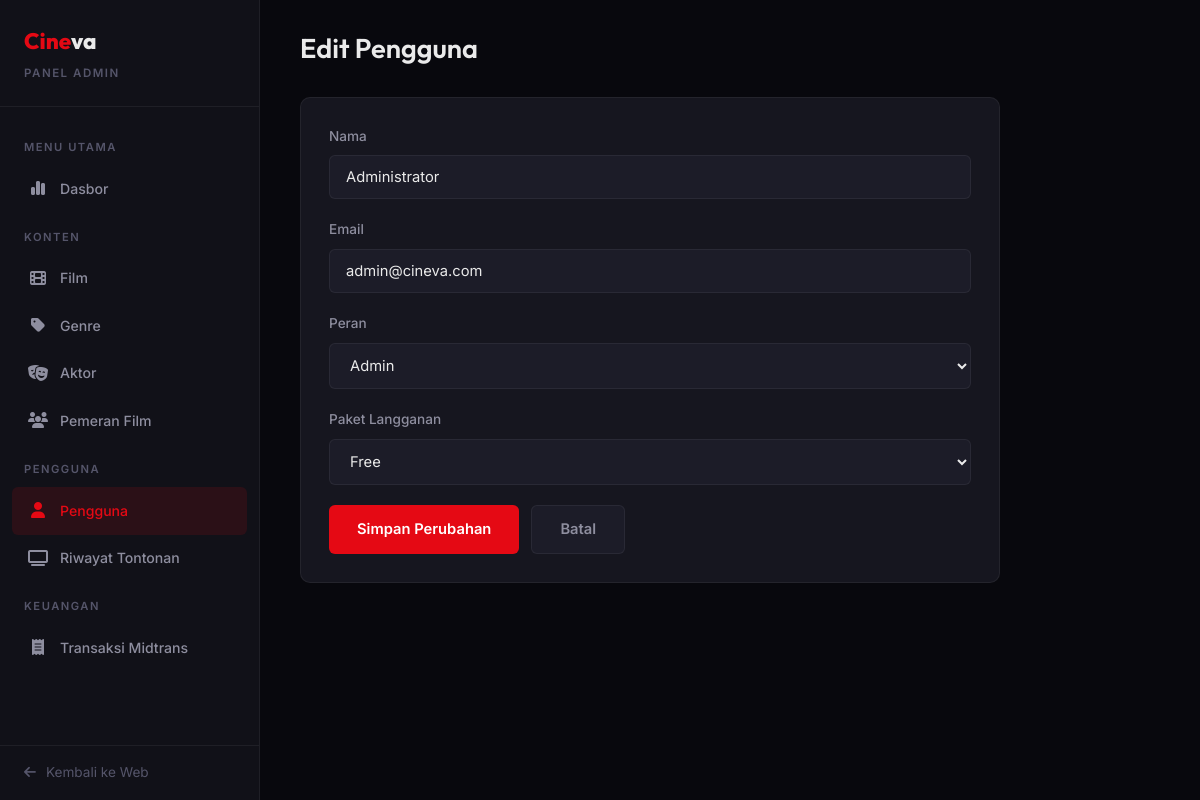
Screenshot of /admin/user-form.php?id=1 (signed in) with the database file from the repository.
### tables this page shows
CREATE TABLE users (
    id INT AUTO_INCREMENT PRIMARY KEY,
    name VARCHAR(255) NOT NULL,
    email VARCHAR(255) NOT NULL UNIQUE,
    password VARCHAR(255) NOT NULL,
    role VARCHAR(20) DEFAULT 'user',
    created_at TIMESTAMP DEFAULT CURRENT_TIMESTAMP
);

### admin/user-form.php (the view, shortened to what this page needs)
<?php
include __DIR__ . '/includes/admin-header.php';
include __DIR__ . '/includes/sidebar.php';
$id = (int)($_GET['id'] ?? 0);
$stmt = $conn->prepare("SELECT u.*, COALESCE(c.subscription, 'free') AS subscription FROM users u LEFT JOIN customers c ON c.user_id = u.id WHERE u.id = ?");
$stmt->bind_param("i", $id);
$stmt->execute();
$user = $stmt->get_result()->fetch_assoc();
?>
<main class="admin-main">
    <div class="admin-topbar">
        <h1>Edit Pengguna</h1>
    </div>
    <div class="admin-card" style="max-width:700px;">
        <div style="padding:28px;">
            <form method="POST" class="admin-form">
                <div class="form-group">
                    <label for="name">Nama</label>
                    <input type="text" id="name" name="name" value="<?= htmlspecialchars($user['name']) ?>" required>
                </div>
                <div class="form-group">
                    <label for="email">Email</label>
                    <input type="email" id="email" name="email" value="<?= htmlspecialchars($user['email']) ?>" required>
                </div>
                <div class="form-group">
                    <label for="role">Peran</label>
                    <select id="role" name="role">
                        <option value="admin" <?= $user['role'] === 'admin' ? 'selected' : '' ?>>Admin</option>
                    </select>
                </div>
                <div class="form-group">
                    <label for="subscription">Paket Langganan</label>
                    <select id="subscription" name="subscription">
                        <option value="free"     <?= $user['subscription'] === 'free'     ? 'selected' : '' ?>>Free</option>
                    </select>
                </div>
                <div class="form-actions">
                    <button type="submit" class="btn-submit">Simpan Perubahan</button>
                    <a href="/cineva/admin/users.php" class="btn-cancel">Batal</a>
                </div>
            </form>
        </div>
    </div>
</main>
</div>
</body>
</html>

### assets/css/style.css (style rules this page uses)
:root { --bg-primary: #08080d; --bg-secondary: #111118; --bg-card: #16161f; --bg-elevated: #1c1c28; --bg-glass: rgba(17, 17, 24, 0.85); --accent: #e50914; --accent-hover: #b80710; --accent-soft: rgba(229, 9, 20, 0.12); --gold: #f5c518; --gold-soft: rgba(245, 197, 24, 0.15); --green: #2dd4a8; --text-primary: #eaeaea; --text-secondary: #8e8e9f; --text-dim: #55556a; --border: rgba(255, 255, 255, 0.06); --border-light: rgba(255, 255, 255, 0.1); --shadow-sm: 0 2px 8px rgba(0, 0, 0, 0.3); --shadow-md: 0 8px 24px rgba(0, 0, 0, 0.4); --shadow-lg: 0 16px 48px rgba(0, 0, 0, 0.5); --radius-sm: 6px; --radius-md: 10px; --radius-lg: 16px; --radius-xl: 24px; --transition: 0.3s cubic-bezier(0.25, 0.46, 0.45, 0.94); --container: 1400px; --nav-height: 68px; }
*, *::before, *::after { margin: 0; padding: 0; box-sizing: border-box; }
html { scroll-behavior: smooth; -webkit-font-smoothing: antialiased; }
body { font-family: 'Inter', sans-serif; background: var(--bg-primary); color: var(--text-primary); line-height: 1.6; overflow-x: hidden; min-height: 100vh; }
h1, h2, h3, h4, h5, h6 { font-family: 'Outfit', sans-serif; font-weight: 600; line-height: 1.2; }
a { text-decoration: none; color: inherit; transition: color var(--transition); }
.form-group { margin-bottom: 20px; }
.form-group label { display: block; font-size: 0.85rem; font-weight: 500; color: var(--text-secondary); margin-bottom: 8px; }
.form-group input, .form-group textarea, .form-group select { width: 100%; padding: 12px 16px; background: var(--bg-elevated); border: 1px solid var(--border); border-radius: var(--radius-sm); color: var(--text-primary); font-family: 'Inter', sans-serif; font-size: 0.92rem; outline: none; transition: border-color var(--transition); }
.form-group select option { background: var(--bg-card); }
.btn-submit { display: inline-flex; align-items: center; gap: 8px; background: var(--accent); color: white; padding: 12px 28px; border-radius: var(--radius-sm); font-family: 'Inter', sans-serif; font-size: 0.92rem; font-weight: 600; border: none; cursor: pointer; transition: all var(--transition); }

### assets/css/admin.css (style rules this page uses)
.admin-main { flex: 1; margin-left: 260px; padding: 32px 40px; }
.admin-topbar { display: flex; align-items: center; justify-content: space-between; margin-bottom: 32px; }
.admin-topbar h1 { font-size: 1.7rem; }
.admin-card { background: var(--bg-card); border: 1px solid var(--border); border-radius: var(--radius-md); overflow: hidden; }
.admin-form { max-width: 700px; }
.admin-form .form-actions { display: flex; gap: 12px; margin-top: 8px; }
.btn-cancel { display: inline-flex; align-items: center; padding: 12px 28px; border-radius: var(--radius-sm); font-family: 'Inter', sans-serif; font-size: 0.92rem; font-weight: 600; background: var(--bg-elevated); color: var(--text-secondary); border: 1px solid var(--border); cursor: pointer; transition: all var(--transition); }

### rows the page displays
users: name "Administrator", email "admin@cineva.com", role "Admin"
